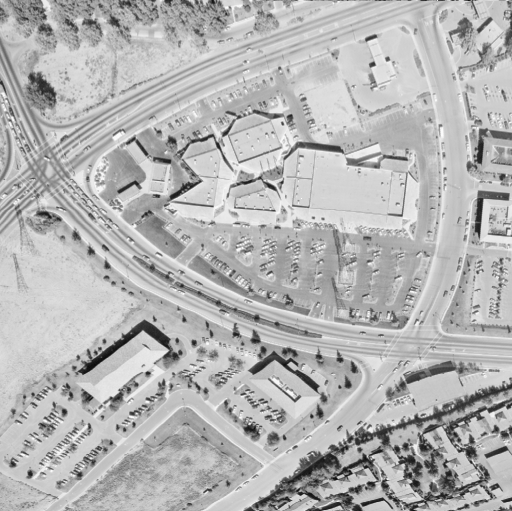
#> input picture PDI/Aula_2/imgs/aerial.png, 512 x 511 px
$ python code5.py
#> lines starting #> are read from the running program, lines starting #| are printed output that depends on the picture
# Import the required module
import matplotlib.pyplot as plt
from skimage import exposure
import numpy as np
from scipy.stats import entropy


def show_image(image, title='Image', cmap_type='gray'):
    plt.imshow(image, cmap=cmap_type)
    plt.title(title)
    plt.axis('off')
    plt.show()

def load_aerial_image():
    return plt.imread("imgs//aerial.png")
#> returned value is the input picture: shape (511, 512) float32; min 0.0471, max 0.988, mean 0.708


def compute_entropy(labels, base=None):
    value,counts = np.unique(labels, return_counts=True)
    return entropy(counts, base=base)

image_aerial = load_aerial_image()

# calcular e mostrar o histograma da imagem
hist_n_eq = plt.hist(image_aerial.ravel(), bins=256)
plt.show()
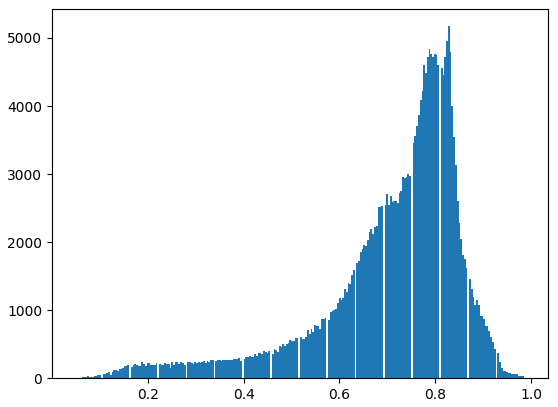
#> figure drawn by matplotlib, 1 panel; tallest bar 5173 high, from x = 0.826 to 0.83

# realizar a equalização do histograma
image_eq = exposure.equalize_hist(image_aerial)
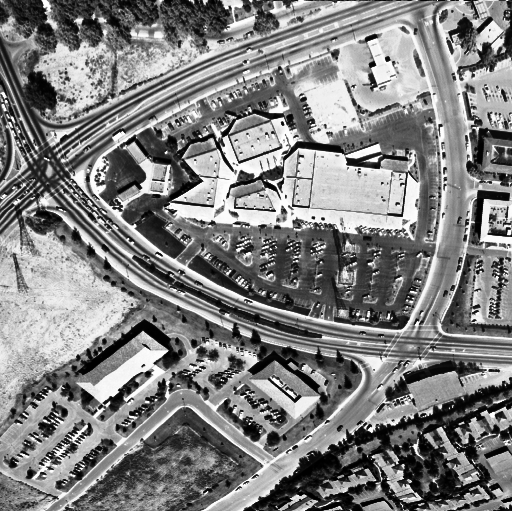
#> image_eq: shape (511, 512) float32; min 7.64e-06, max 1, mean 0.504

# calcular e mostrar o histograma da imagem equalizada
#> (the run stopped early here; a loop or call above may not have finished)
